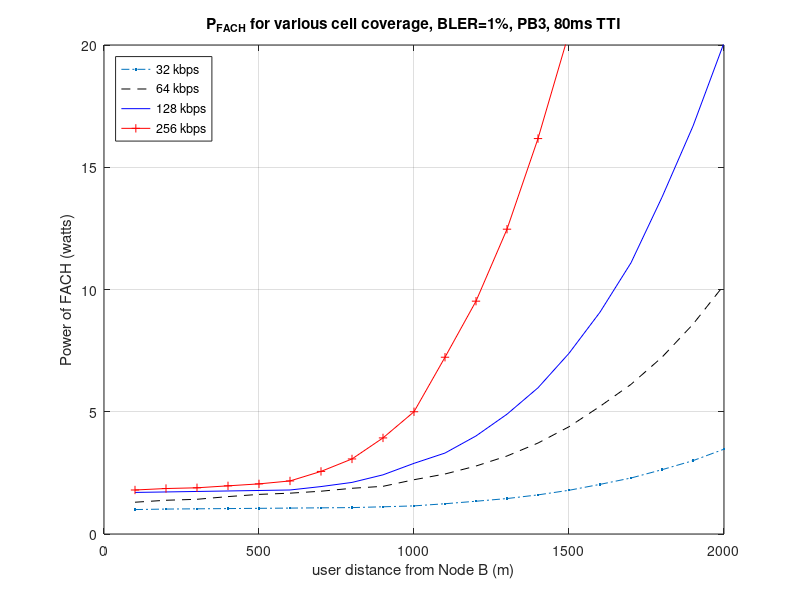

MATLAB code for this plot:
clear all;
close all;


% global various: 

distance = 100:100:2000;

pfach_32 = [1, 1.02, 1.03, 1.04, 1.05, ...,
            1.06, 1.07, 1.08, 1.113, 1.15, ...,
            1.238, 1.34, 1.45, 1.6, 1.788, ...,
            2.03, 2.29, 2.63, 3, 3.47];
        
pfach_64 = [1.6,1.65,1.67,1.69,1.71,...,
            1.74,1.8,1.87,1.95,2.22,...,
            2.454,2.78,3.19,3.72,4.387,...,
            5.22,6.12,7.23,8.58,10.182];
        
pfach1_64 = [1.3,1.38,1.42,1.53,1.62,...,
            1.67,1.75,1.87,1.95,2.22,...,
            2.454,2.78,3.19,3.72,4.387,...,
            5.22,6.12,7.23,8.58,10.182];
        
pfach_128 = [1.7,1.72,1.74,1.76,1.78,...,
            1.8,1.94, 2.11, 2.42, 2.89,...,
            3.311, 4.01, 4.9, 5.98, 7.39, 9.073,...,
            11.092,13.7734,16.683, 20.089];

pfach_256 = [1.8,1.86,1.89,1.97,2.05,...,
             2.17,2.56,3.07,3.93,5,...,
             7.23,9.5232,12.467,16.173,20.5,...,
             22,24,27,30,35.4];
         
figure;
plot(distance,pfach_32,'-..');
hold on;
grid on;
plot(distance,pfach1_64,'k--');
hold on;
plot(distance,pfach_128,'b');
plot(distance,pfach_256,'r-+');
ylim([0 20])


legend('32 kbps','64 kbps','128 kbps','256 kbps','Location','NorthWest');
ylabel('Power of FACH (watts)');
xlabel('user distance from Node B (m)');
title('P_{FACH} for various cell coverage, BLER=1%, PB3, 80ms TTI');
 